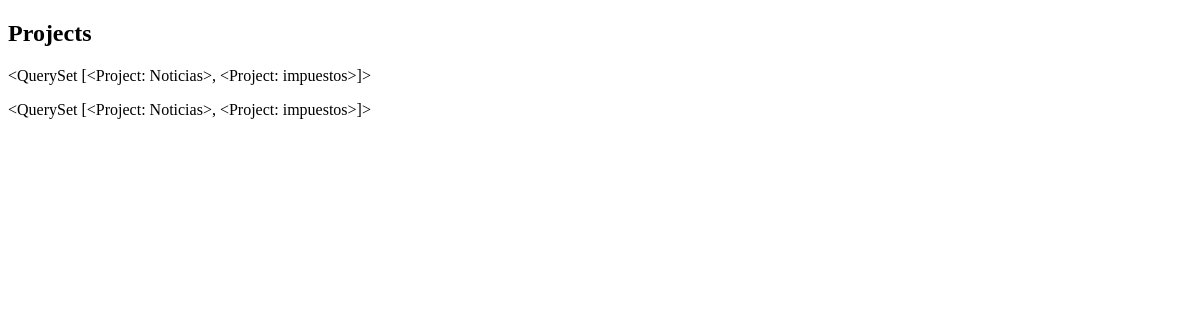
Before: /project/ with the older database file.
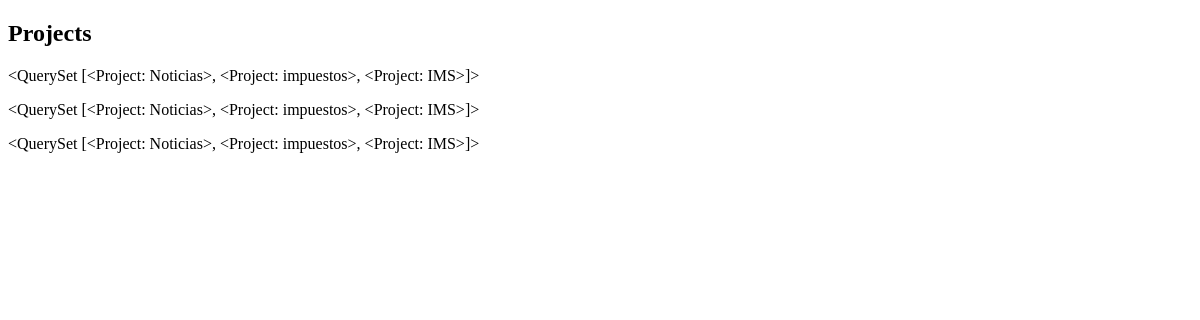
After: the same page with the newer database file.
### myapp_1/models.py (models this page shows)
class Project (models.Model):
    name = models.CharField(max_length=200)
    def __str__(self):
        return self.name

### myapp_1/views.py (the view)
# urls.py: path('project/', views.project),
def project(request):
    projects= Project.objects.all()
    return render(request,"projects.html", {
        "projects": projects
    })

### myapp_1/templates/projects.html (shortened to what this page needs)
<!DOCTYPE html>
<html lang="en">
<head>
</head>
<body>
    <h2>Projects</h2>
    {% for i in projects %}
    <div>
        <p>{{projects}}</p>
    </div>
    {% endfor %}
</body>
</html>

Changed rows visible on the page:
computed for Project: name.name "<QuerySet [<Project: Noticias>, <Project: impuestos>]>" → "<QuerySet [<Project: Noticias>, <Project: impuestos>, <Project: IMS>]>"
added Project: {{ projects }} "<QuerySet [<Project: Noticias>, <Project: impuestos>, <Project: IMS>]>"
